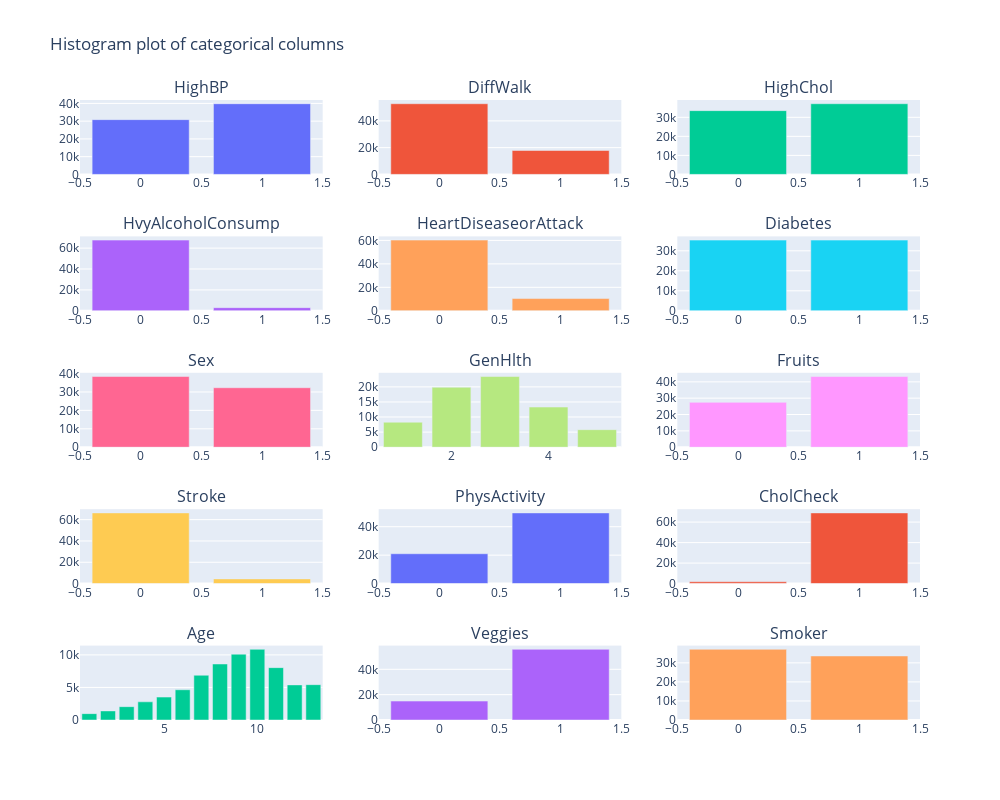

Write notebook code for a chart like this one.
### Code cell
n_cols = 3
n_rows = n_rows = int(np.ceil(len(categorical_d.copy()) / n_cols))

"""Histogram using plotly"""
fig = make_subplots(rows=n_rows, cols=n_cols,
                    subplot_titles=tuple(categorical_d.copy()))

for i, col in enumerate(categorical_d.copy()):
    counts = data_dict['D'][col].value_counts()
    fig.add_trace(go.Bar(name=col, x=counts.index, y=counts.values), 
                  row=i//n_cols + 1,
                  col=i%n_cols + 1)

fig.update_layout(title="Histogram plot of categorical columns",
                 height=800,
                 width=1000,
                 showlegend=False)

### Figure 1 — Plotly figure (JSON) as saved in the notebook; plotly's stock layout.template omitted (floating-point values rounded to 4 significant figures)
{"data": [{"name": "HighBP", "type": "bar", "x": [1, 0], "xaxis": "x", "y": [39832, 30860], "yaxis": "y"}, {"name": "DiffWalk", "type": "bar", "x": [0, 1], "xaxis": "x2", "y": [52826, 17866], "yaxis": "y2"}, {"name": "HighChol", "type": "bar", "x": [1, 0], "xaxis": "x3", "y": [37163, 33529], "yaxis": "y3"}, {"name": "HvyAlcoholConsump", "type": "bar", "x": [0, 1], "xaxis": "x4", "y": [67672, 3020], "yaxis": "y4"}, {"name": "HeartDiseaseorAttack", "type": "bar", "x": [0, 1], "xaxis": "x5", "y": [60243, 10449], "yaxis": "y5"}, {"name": "Diabetes", "type": "bar", "x": [0, 1], "xaxis": "x6", "y": [35346, 35346], "yaxis": "y6"}, {"name": "Sex", "type": "bar", "x": [0, 1], "xaxis": "x7", "y": [38386, 32306], "yaxis": "y7"}, {"name": "GenHlth", "type": "bar", "x": [3, 2, 4, 1, 5], "xaxis": "x8", "y": [23427, 19872, 13303, 8282, 5808], "yaxis": "y8"}, {"name": "Fruits", "type": "bar", "x": [1, 0], "xaxis": "x9", "y": [43249, 27443], "yaxis": "y9"}, {"name": "Stroke", "type": "bar", "x": [0, 1], "xaxis": "x10", "y": [66297, 4395], "yaxis": "y10"}, {"name": "PhysActivity", "type": "bar", "x": [1, 0], "xaxis": "x11", "y": [49699, 20993], "yaxis": "y11"}, {"name": "CholCheck", "type": "bar", "x": [1, 0], "xaxis": "x12", "y": [68943, 1749], "yaxis": "y12"}, {"name": "Age", "type": "bar", "x": [10, 9, 8, 11, 7, 13, 12, 6, 5, 4, 3, 2, 1], "xaxis": "x13", "y": [10856, 10112, 8603, 8044, 6872, 5426, 5394, 4648, 3520, 2793, 2049, 1396, 979], "yaxis": "y13"}, {"name": "Veggies", "type": "bar", "x": [1, 0], "xaxis": "x14", "y": [55760, 14932], "yaxis": "y14"}, {"name": "Smoker", "type": "bar", "x": [0, 1], "xaxis": "x15", "y": [37094, 33598], "yaxis": "y15"}], "layout": {"annotations": [{"font": {"size": 16}, "showarrow": false, "text": "HighBP", "x": 0.1444, "xanchor": "center", "xref": "paper", "y": 1, "yanchor": "bottom", "yref": "paper"}, {"font": {"size": 16}, "showarrow": false, "text": "DiffWalk", "x": 0.5, "xanchor": "center", "xref": "paper", "y": 1, "yanchor": "bottom", "yref": "paper"}, {"font": {"size": 16}, "showarrow": false, "text": "HighChol", "x": 0.8556, "xanchor": "center", "xref": "paper", "y": 1, "yanchor": "bottom", "yref": "paper"}, {"font": {"size": 16}, "showarrow": false, "text": "HvyAlcoholConsump", "x": 0.1444, "xanchor": "center", "xref": "paper", "y": 0.78, "yanchor": "bottom", "yref": "paper"}, {"font": {"size": 16}, "showarrow": false, "text": "HeartDiseaseorAttack", "x": 0.5, "xanchor": "center", "xref": "paper", "y": 0.78, "yanchor": "bottom", "yref": "paper"}, {"font": {"size": 16}, "showarrow": false, "text": "Diabetes", "x": 0.8556, "xanchor": "center", "xref": "paper", "y": 0.78, "yanchor": "bottom", "yref": "paper"}, {"font": {"size": 16}, "showarrow": false, "text": "Sex", "x": 0.1444, "xanchor": "center", "xref": "paper", "y": 0.56, "yanchor": "bottom", "yref": "paper"}, {"font": {"size": 16}, "showarrow": false, "text": "GenHlth", "x": 0.5, "xanchor": "center", "xref": "paper", "y": 0.56, "yanchor": "bottom", "yref": "paper"}, {"font": {"size": 16}, "showarrow": false, "text": "Fruits", "x": 0.8556, "xanchor": "center", "xref": "paper", "y": 0.56, "yanchor": "bottom", "yref": "paper"}, {"font": {"size": 16}, "showarrow": false, "text": "Stroke", "x": 0.1444, "xanchor": "center", "xref": "paper", "y": 0.34, "yanchor": "bottom", "yref": "paper"}, {"font": {"size": 16}, "showarrow": false, "text": "PhysActivity", "x": 0.5, "xanchor": "center", "xref": "paper", "y": 0.34, "yanchor": "bottom", "yref": "paper"}, {"font": {"size": 16}, "showarrow": false, "text": "CholCheck", "x": 0.8556, "xanchor": "center", "xref": "paper", "y": 0.34, "yanchor": "bottom", "yref": "paper"}, {"font": {"size": 16}, "showarrow": false, "text": "Age", "x": 0.1444, "xanchor": "center", "xref": "paper", "y": 0.12, "yanchor": "bottom", "yref": "paper"}, {"font": {"size": 16}, "showarrow": false, "text": "Veggies", "x": 0.5, "xanchor": "center", "xref": "paper", "y": 0.12, "yanchor": "bottom", "yref": "paper"}, {"font": {"size": 16}, "showarrow": false, "text": "Smoker", "x": 0.8556, "xanchor": "center", "xref": "paper", "y": 0.12, "yanchor": "bottom", "yref": "paper"}], "height": 800, "showlegend": false, "title": {"text": "Histogram plot of categorical columns"}, "width": 1000, "xaxis": {"anchor": "y", "domain": [0, 0.2889]}, "xaxis10": {"anchor": "y10", "domain": [0, 0.2889]}, "xaxis11": {"anchor": "y11", "domain": [0.3556, 0.6444]}, "xaxis12": {"anchor": "y12", "domain": [0.7111, 1]}, "xaxis13": {"anchor": "y13", "domain": [0, 0.2889]}, "xaxis14": {"anchor": "y14", "domain": [0.3556, 0.6444]}, "xaxis15": {"anchor": "y15", "domain": [0.7111, 1]}, "xaxis2": {"anchor": "y2", "domain": [0.3556, 0.6444]}, "xaxis3": {"anchor": "y3", "domain": [0.7111, 1]}, "xaxis4": {"anchor": "y4", "domain": [0, 0.2889]}, "xaxis5": {"anchor": "y5", "domain": [0.3556, 0.6444]}, "xaxis6": {"anchor": "y6", "domain": [0.7111, 1]}, "xaxis7": {"anchor": "y7", "domain": [0, 0.2889]}, "xaxis8": {"anchor": "y8", "domain": [0.3556, 0.6444]}, "xaxis9": {"anchor": "y9", "domain": [0.7111, 1]}, "yaxis": {"anchor": "x", "domain": [0.88, 1]}, "yaxis10": {"anchor": "x10", "domain": [0.22, 0.34]}, "yaxis11": {"anchor": "x11", "domain": [0.22, 0.34]}, "yaxis12": {"anchor": "x12", "domain": [0.22, 0.34]}, "yaxis13": {"anchor": "x13", "domain": [0, 0.12]}, "yaxis14": {"anchor": "x14", "domain": [0, 0.12]}, "yaxis15": {"anchor": "x15", "domain": [0, 0.12]}, "yaxis2": {"anchor": "x2", "domain": [0.88, 1]}, "yaxis3": {"anchor": "x3", "domain": [0.88, 1]}, "yaxis4": {"anchor": "x4", "domain": [0.66, 0.78]}, "yaxis5": {"anchor": "x5", "domain": [0.66, 0.78]}, "yaxis6": {"anchor": "x6", "domain": [0.66, 0.78]}, "yaxis7": {"anchor": "x7", "domain": [0.44, 0.56]}, "yaxis8": {"anchor": "x8", "domain": [0.44, 0.56]}, "yaxis9": {"anchor": "x9", "domain": [0.44, 0.56]}}}
